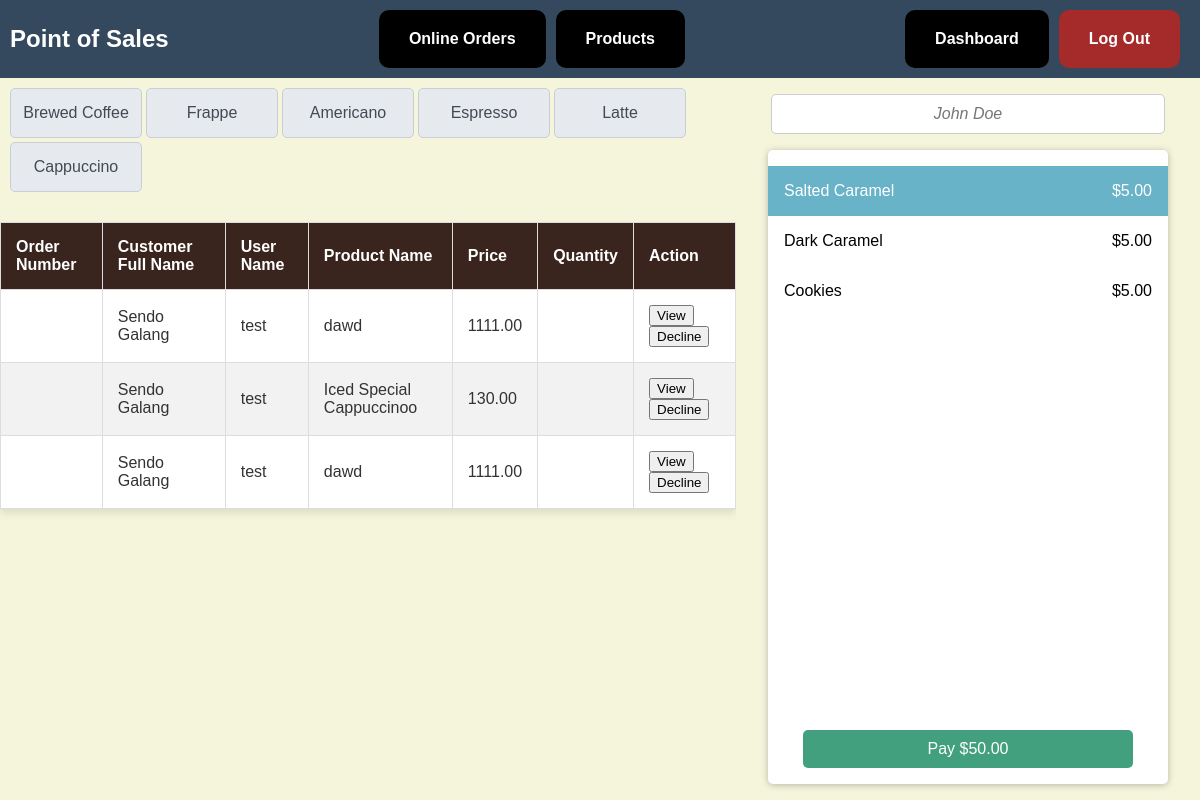
The app's page /pos_frontend/online_orders (signed in), older data.
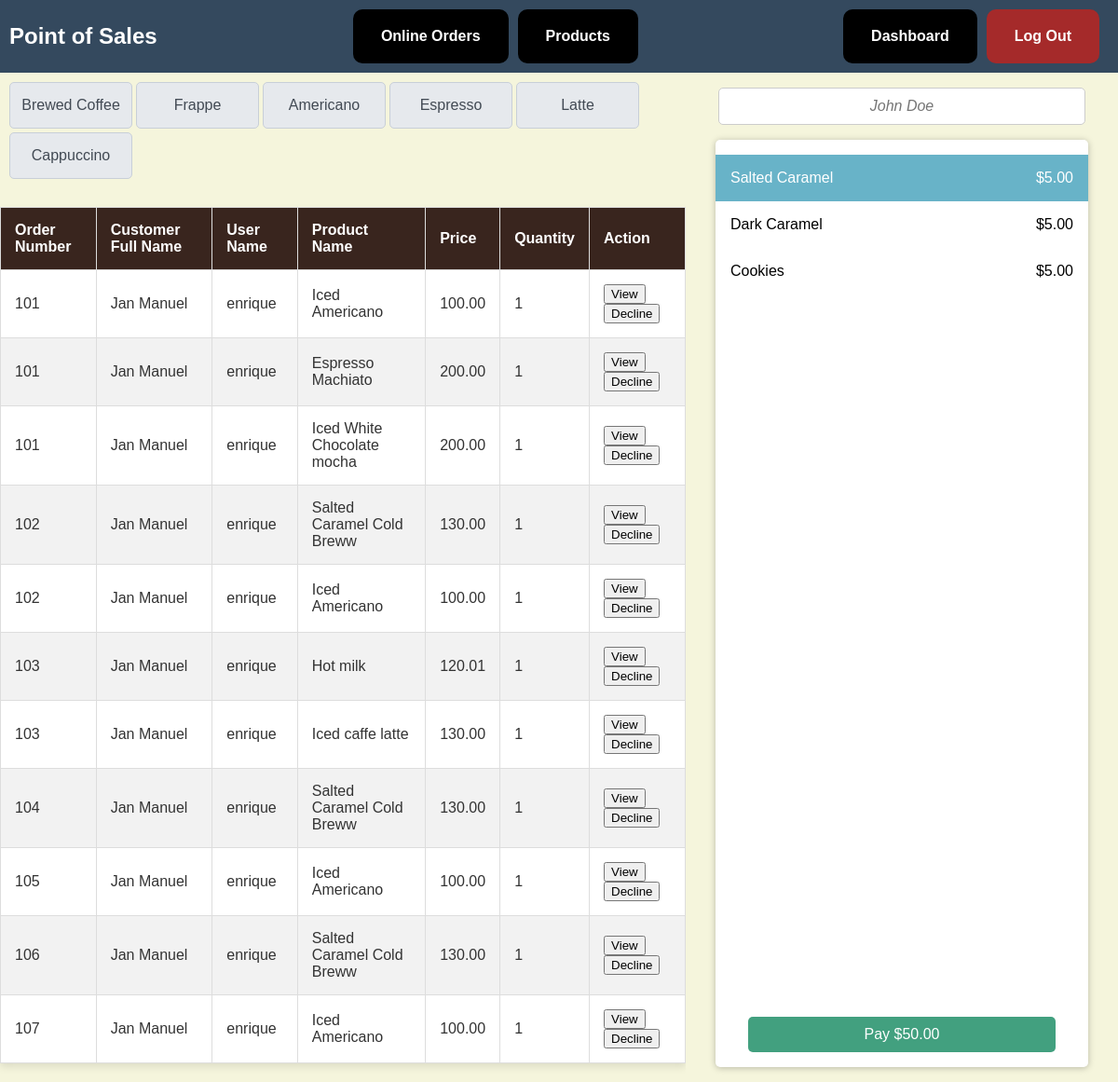
The same page, newer data.
### tables this page shows
CREATE TABLE `tblemployees` (
  `employeeID` int(11) NOT NULL,
  `firstname` varchar(255) NOT NULL,
  `lastname` varchar(255) NOT NULL,
  `email` varchar(50) NOT NULL,
  `position` varchar(255) NOT NULL DEFAULT 'guest',
  `hiredate` date NOT NULL DEFAULT current_timestamp(),
  `username` varchar(50) NOT NULL,
  `password` varchar(255) NOT NULL
);

CREATE TABLE `tblproducts` (
  `product_id` int(11) NOT NULL,
  `product_name` varchar(255) NOT NULL,
  `product_description` text DEFAULT NULL,
  `price` decimal(10,2) NOT NULL,
  `image` varchar(255) DEFAULT NULL,
  `status` varchar(20) DEFAULT NULL,
  `category` varchar(50) DEFAULT NULL
);

CREATE TABLE `tblorders` (
  `order_id` int(11) NOT NULL,
  `order_type` varchar(255) NOT NULL,
  `order_datetime` datetime NOT NULL DEFAULT current_timestamp(),
  `quantity` int(11) NOT NULL,
  `base_coffee_id` int(11) NOT NULL,
  `customer_id` int(11) NOT NULL,
  `order_number` int(11) NOT NULL
);

### Core/functions.php (called while the page is built, shortened)
<?php
function base_path($path) {
  return BASE_PATH . $path;
}
function view($path, $attributes = []) {
  extract($attributes);
  require base_path('views/' . $path);
}

### Http/controllers/pos/online_orders.php (called while the page is built, shortened)
<?php
$db = App::resolve('Core\Database');
$online_orders = $db->query("SELECT * FROM tblemployees JOIN tblorders ON employeeID = customer_id  JOIN tblproducts ON base_coffee_id = product_id")->get();
view('pos/online_orders.view.php', [
   'online_orders' => $online_orders
]);

### public/index.php (called while the page is built, shortened)
<?php
require BASE_PATH . "Core/functions.php";
spl_autoload_register(function($class) {
  $class = str_replace('\\', DIRECTORY_SEPARATOR , $class);
});
require base_path('bootstrap.php');
$router = new \Core\Router();
$uri = parse_url($_SERVER['REQUEST_URI'])['path'];
$method = $_POST['_method'] ?? $_SERVER['REQUEST_METHOD'];
$router->route($uri, $method);

### Core/Container.php (called while the page is built, shortened)
<?php
class Container {
  protected $bindings = [];
  public function bind($key, $resolver)
  {
    $this->bindings[$key] = $resolver;
  }
  public function resolve($key)
  {
    if(array_key_exists($key, $this->bindings)) {
      $resolver = $this->bindings[$key];
      return call_user_func($resolver);
    }
  }
}
?>

### config.php (called while the page is built)
<?php
return [
  'database' => [
    'host' => 'localhost',
    'port' => 3306,
    'dbname' => 'coffeeshop_db',
    'charset' => 'utf8mb4'
  ],
  'account' => [
    'username' => 'root',
    'password' => ''
  ]
];

### bootstrap.php (called while the page is built, shortened)
<?php
$container = new Container();
$container->bind('Core\Database', function() {
  $config = require(base_path("config.php"));
  return new Core\Database($config['database'], $config['account']['username'], $config['account']['password']);
});
?>

### Core/Database.php (called while the page is built, shortened)
<?php
class Database {
  public $connection;
  public $statement;
  public function __construct(array $config, string $username, string $password) {
    $dsn = "mysql:" . http_build_query($config, '', ';');
    $this->connection = new PDO($dsn, $username, $password, [
      PDO::ATTR_DEFAULT_FETCH_MODE => PDO::FETCH_ASSOC,
      ]);
  }
  public function query($query, $params = []) {
    $this->statement = $this->connection->prepare($query);
    $this->statement->execute($params);
    return $this;
  }
  public function get() {
    return $this->statement->fetchAll();
  }
}
?>

### Core/App.php (called while the page is built, shortened)
<?php
class App {
  protected static $container;
  public static function setContainer($container)
  {
    static::$container = $container;
  }
  public static function resolve($key)
  {
    return static::$container->resolve($key);
  }
}
?>

### views/pos/online_orders.view.php (the view, shortened to what the changed rows need)
<?php require "partials/head.php"; ?>
<?php require "partials/nav.php"; ?>
<div class="sellables-container">
  <div class="sellables">
    <?php require "partials/nav2.php"; ?>
    <div class="item-group-wrapper">
      <div class="item-group" id="item-data">
        <table>
          <thead>
            <tr>
              <th>Order Number</th>
              <th>Customer Full Name</th>
              <th>User Name</th>
              <th>Product Name</th>
              <th>Price</th>
              <th>Quantity</th>
              <th>Action</th>
            </tr>
          </thead>
          <tbody>
            <?php foreach ($online_orders as $order) : ?>
              <tr>
                <td><?= $order['order_number']; ?></td>
                <td><?= $order['firstname'] . " " . $order['lastname']; ?></td>
                <td><?= $order['username']; ?></td>
                <td><?= $order['product_name']; ?></td>
                <td><?= $order['price']; ?></p>
                <td><?= $order['quantity']; ?></td>
                <td>
                  <button>View</button>
                  <button>Decline</button>
                </td>
              </tr>
            <?php endforeach; ?>
          </tbody>
        </table>
      </div>
    </div>
  </div>
  <div class="register-wrapper">
    <div class="customer">
      <input type="text" placeholder="John Doe" />
    </div>
    <div class="register">
      <div class="products">
        <div class="product-bar selected">
          <span>Salted Caramel</span>
          <span>$5.00</span>
        </div>
        <div class="product-bar">
          <span>Dark Caramel</span>
          <span>$5.00</span>
        </div>
        <div class="product-bar">
          <span>Cookies</span>
          <span>$5.00</span>
        </div>
      </div>
      <div class="pay-button">
        <a href="#">Pay $50.00</a>
      </div>
    </div>
  </div>
</div>
<?php require "partials/foot.php"; ?>

### Core/Router.php (shortened to what the changed rows need)
<?php
class Router {
  protected $routes = [];
  public function add($method, $uri, $controller)
  {
    $this->routes[] = [
      'uri' => $uri,
      'controller' => $controller,
      'method' => $method,
      'middleware' => NULL,
    ];
    return $this;
  }
  public function only($key)
  {
    $this->routes[array_key_last($this->routes)]['middleware'] = $key;
  }
  public function route($uri, $method)
  {
    foreach ($this->routes as $route) {
      if ($route['uri'] === $uri && $route['method'] === strtoupper($method)) {
        return require base_path('Http/controllers/' . $route['controller']);
      }
    }
  }
}

### views/pos/partials/nav.php (shortened to what the changed rows need)
<nav style="padding:10px;">
    <a>Point of Sales</a>
    <ul>
        <a class="login-button" style="background-color:black;" href="/pos_frontend/online_orders">Online Orders</a>
        <a class="login-button" style="background-color:black;" href="/pos_frontend">Products</a>
    </ul>
    <ul style="text-align:right;">
        <li>
            <a class="login-button" style="background-color:black;" href="/admin_dashboard">Dashboard</a>
        </li>
        <li>
            <a class="login-button" href="/sessions" onclick="event.preventDefault(); document.getElementById('logout-form').submit();">Log Out</a>
        </li>
    </ul>
</nav>

### views/pos/partials/nav2.php
<div class="categories">
    <a class="category" href="/pos_frontend">Brewed Coffee</a>
    <a class="category" href="/pos_frontend/frappe">Frappe</a>
    <a class="category" href="/pos_frontend/americano">Americano</a>
    <a class="category" href="/pos_frontend/expresso">Espresso</a>
    <a class="category" href="/pos_frontend/latte">Latte</a>
    <a class="category" href="/pos_frontend/capuccino">Cappuccino</a>
</div>

Row changes from the older to the newer data that the page shows:
removed tblemployees: firstname "Sendo", lastname "Galang", username "test", tblproducts.product_name "dawd", tblproducts.price "1111.00", tblproducts.product_name "Iced Special Cappuccinoo", tblproducts.price "130.00"
now on this page (row unchanged): tblemployees: tblorders.order_number "101", firstname "Jan", lastname "Manuel", username "enrique", tblproducts.product_name "Iced Americano", tblproducts.price "100.00", tblorders.quantity "1", tblproducts.product_name "Espresso Machiato", tblproducts.price "200.00", tblproducts.product_name "Iced White Chocolate mocha", tblorders.order_number "102", tblproducts.product_name "Salted Caramel Cold Breww", tblproducts.price "130.00", tblorders.order_number "103", tblproducts.product_name "Hot milk", tblproducts.price "120.01", tblproducts.product_name "Iced caffe latte", tblorders.order_number "104", tblorders.order_number "105", tblorders.order_number "106", tblorders.order_number "107"
